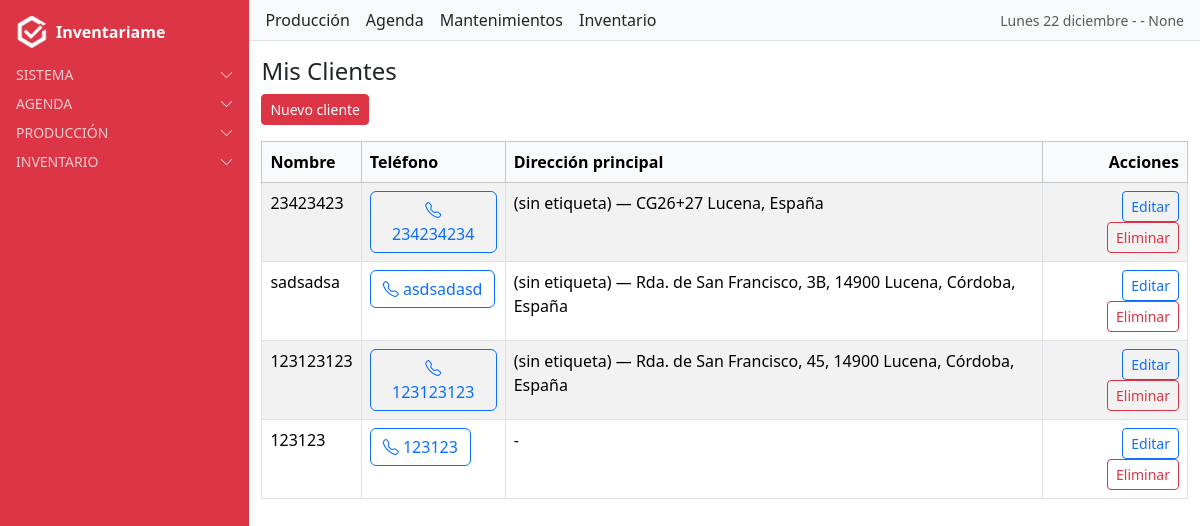
The app's page /clientes/ (signed in), older data.
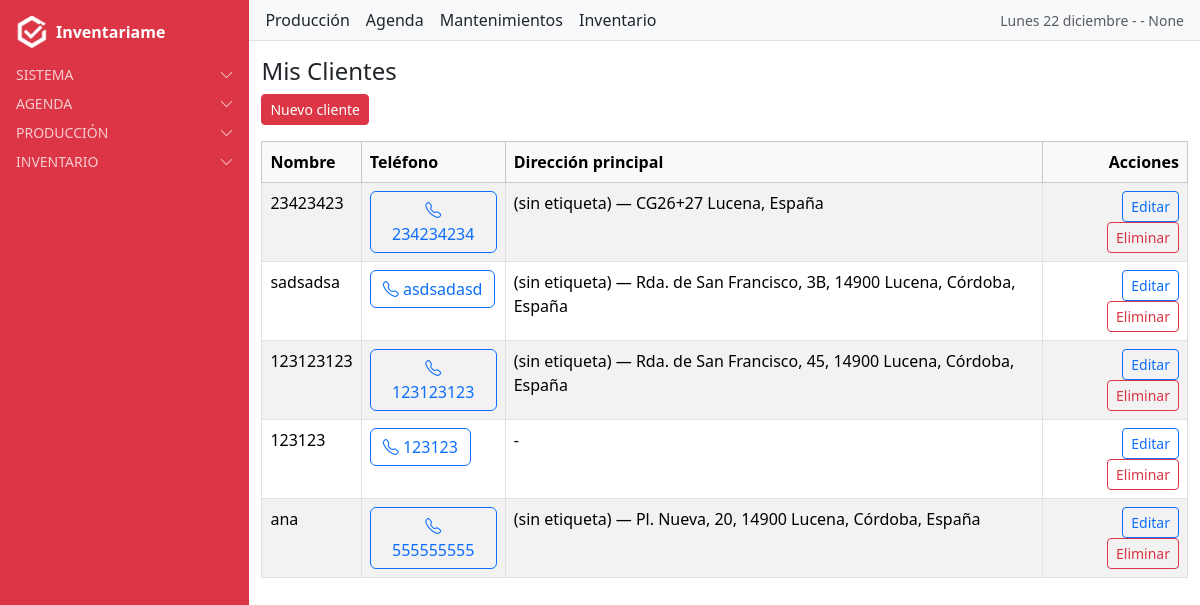
The same page, newer data.
### clientes/models.py (models this page shows, shortened)
class Cliente(models.Model):
    nombre = models.CharField(max_length=200)
    telefono = models.CharField(max_length=20, blank=True, null=True)  # NUEVO CAMPO
    direccion = models.ForeignKey(
        Address,
        on_delete=models.SET_NULL,
        null=True,
        blank=True,
        related_name="clientes_principal"
    )
    usuario = models.ForeignKey(
        User,
        on_delete=models.CASCADE,
        related_name="clientes",
        null=True,  # permite nulos en registros antiguos
        blank=True  # permite dejarlo vacío en formularios
    )
    class Meta:
        verbose_name = "Cliente"
        verbose_name_plural = "Clientes"

### locations/models.py (models this page shows, shortened)
class Address(models.Model):
    user = models.ForeignKey(
        User,
        on_delete=models.CASCADE,
        related_name="addresses",
        null=True,
        blank=True
    )
    cliente = models.ForeignKey(
        "clientes.Cliente",
        on_delete=models.CASCADE,
        null=True,
        blank=True,
        related_name="direcciones"
    )
    label = models.CharField(max_length=120, blank=True, null=True)
    address = models.CharField(max_length=255)
    latitude = models.FloatField()   # ✅ más cómodo para Google Maps
    longitude = models.FloatField()
    principal = models.BooleanField(default=False)  # ✅ nuevo campo
    created_at = models.DateTimeField(auto_now_add=True)
    class Meta:
        ordering = ["-created_at"]

### clientes/views.py (the view)
# urls.py: path("", cliente_list, name="cliente_list"),
@login_required
def cliente_list(request):
    clientes = Cliente.objects.filter(usuario=request.user)
    return render(request, "clientes/cliente_list.html", {"clientes": clientes})

### inventariame/context_processors.py (called while the page is built)
def fecha_hoy(request):
    hoy = formats.date_format(datetime.now(), "l d F", use_l10n=True)
    return {"fecha_hoy": hoy.capitalize()}

def mes_y_anio(request):
    fecha = formats.date_format(datetime.now(), "F Y", use_l10n=True)
    return {"mes_y_anio": fecha.capitalize()}

### users/context_processors.py (called while the page is built)
def alertas_processor(request):
    if not request.user.is_authenticated:
        return {}
    ahora = timezone.now()
    proximas_con_recordatorio = Cita.objects.filter(
        usuario=request.user, recordatorio=True,
        fecha__gte=ahora, fecha__lte=ahora + timedelta(days=1)
    )
    if proximas_con_recordatorio.exists():
        return {"alertas": f"Tienes {proximas_con_recordatorio.count()} cita(s) con recordatorio en 24h"}
    return {}

### clientes/templates/clientes/cliente_list.html
{% extends "base.html" %}
{% block content_authenticated %}
<h4>Mis Clientes</h4>
<a href="{% url 'cliente_nuevo' %}" class="btn btn-danger btn-sm mb-3">Nuevo cliente</a>
<table class="table table-bordered table-striped">
  <thead class="table-light">
    <tr>
      <th>Nombre</th>
      <th>Teléfono</th>
      <th>Dirección principal</th>
      <th class="text-end">Acciones</th>
    </tr>
  </thead>
  <tbody>
    {% for cliente in clientes %}
    <tr>
      <td>{{ cliente.nombre }}</td>
      <td>
        <a href="tel:+34{{ cliente.telefono|default:"-" }}" class="btn btn-outline-primary">
          <i class="bi bi-telephone"></i> {{ cliente.telefono|default:"-" }}
        </a>
        </td>
      <td>
        {% if cliente.direccion %}
          {{ cliente.direccion.label|default:"(sin etiqueta)" }} — {{ cliente.direccion.address }}
        {% else %}
          -
        {% endif %}
      </td>
      <td class="text-end">
        <a href="{% url 'cliente_update' cliente.pk %}" class="btn btn-sm btn-outline-primary">Editar</a>
        <a href="{% url 'cliente_delete' cliente.pk %}" class="btn btn-sm btn-outline-danger">Eliminar</a>
      </td>
    </tr>
    {% empty %}
    <tr>
      <td colspan="4" class="text-center">Sin clientes aún</td>
    </tr>
    {% endfor %}
  </tbody>
</table>
{% endblock %}

Row changes from the older to the newer data that the page shows:
added Cliente: nombre "ana", telefono "555555555", direccion.label "(sin etiqueta)", direccion.address "Pl. Nueva, 20, 14900 Lucena, Córdoba, España"
